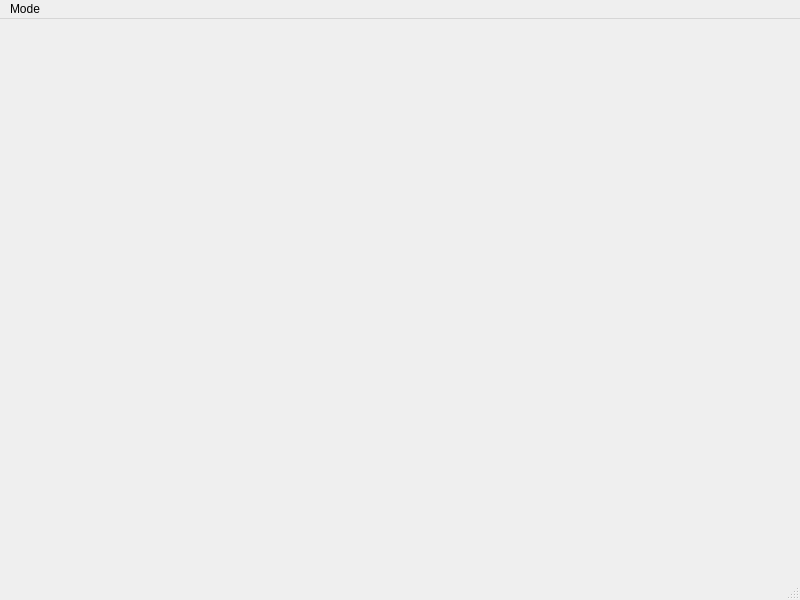
<?xml version="1.0" encoding="UTF-8"?>
<ui version="4.0">
 <class>MainWindow</class>
 <widget class="QMainWindow" name="MainWindow">
  <property name="geometry">
   <rect>
    <x>0</x>
    <y>0</y>
    <width>800</width>
    <height>600</height>
   </rect>
  </property>
  <property name="windowTitle">
   <string>Minesweeper</string>
  </property>
  <property name="windowIcon">
   <iconset resource="res.qrc">
    <normaloff>:/new/prefix1/image/mine.png</normaloff>:/new/prefix1/image/mine.png</iconset>
  </property>
  <property name="iconSize">
   <size>
    <width>23</width>
    <height>24</height>
   </size>
  </property>
  <widget class="QWidget" name="centralwidget"/>
  <widget class="QMenuBar" name="menubar">
   <property name="geometry">
    <rect>
     <x>0</x>
     <y>0</y>
     <width>800</width>
     <height>21</height>
    </rect>
   </property>
   <widget class="QMenu" name="menuMode">
    <property name="title">
     <string>Mode</string>
    </property>
    <addaction name="actionEasy"/>
    <addaction name="separator"/>
    <addaction name="actionMedium"/>
    <addaction name="separator"/>
    <addaction name="actionHard"/>
   </widget>
   <addaction name="menuMode"/>
  </widget>
  <widget class="QStatusBar" name="statusbar"/>
  <action name="actionEasy">
   <property name="text">
    <string>Easy</string>
   </property>
  </action>
  <action name="actionMedium">
   <property name="text">
    <string>Medium</string>
   </property>
  </action>
  <action name="actionHard">
   <property name="text">
    <string>Hard</string>
   </property>
  </action>
 </widget>
 <resources>
  <include location="res.qrc"/>
 </resources>
 <connections/>
</ui>
